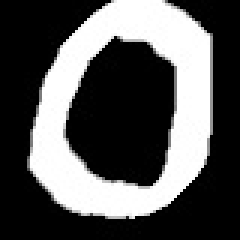
#> input picture Zero.jpg, 80 x 80 px (shown 3 times larger)
$ python MachineLearning50.py   (Python 2 division)   (older library calls are emulated)
#> lines starting #> are read from the running program, lines starting #| are printed output that depends on the picture
#Use of Support Vector Machine (SVM) Algortihm
#---------------------------------------------

#Standard scientific Python imports
import matplotlib.pyplot as plt

#Import datasets, classifiers and performance matrics
from sklearn import datasets, svm

#The digit dataset
digits=datasets.load_digits()
print 'digits:',digits.keys()
print 'digits.target---:',digits.target

images_and_labels=list(zip(digits.images,digits.target))
print 'len(images_and labels)',len(images_and_labels)

for index, (image, label) in enumerate(images_and_labels[:5]):
    print 'index:',index,'image:\n',image,'label:',label
    plt.subplot(2,5,index+1) #position numbering starts from 1
    plt.axis('on')
    plt.imshow(image,cmap=plt.cm.gray_r,interpolation='nearest')
    plt.title('Training:%i'%label)

#To apply a classifier an this data, we need to flatten the image, to turn the data in a (samples,feature)matrix:
n_samples=len(digits.images) #n_sample=1797(by default)
print 'n_samples:',n_samples
imageData=digits.images.reshape((n_samples,-1))

print 'After Reshaped: len(data[0]):',len(imageData[0])

#Create a classifier: a support vector classifier
classifier=svm.SVC(gamma=0.001) #gamma is the learning rate.

#We learn the digits on the first half of the digits
classifier.fit(imageData[ :n_samples//2],digits.target[ :n_samples//2])

#Nw predict the value of the digit on the second half:
expected=digits.target[n_samples//2: ]
predicted=classifier.predict(imageData[n_samples//2: ])

images_and_predictions=list(zip(digits.images[n_samples//2: ],predicted))
for index,(image,prediction) in enumerate(images_and_predictions[:5]):
    plt.subplot(2,5,index+6)
    plt.axis('off')
    plt.imshow(image,cmap=plt.cm.gray_r,interpolation='nearest')
    plt.title('Prediction:%i'%prediction)
print '\n---------------------------------------------------'
print 'Original Values:',digits.target[n_samples//2:(n_samples//2)+5]
print '---------------------------------------------------\n'

#Install Pillow :ibrary
from scipy.misc import imread,imresize,bytescale
img=imread('Zero.jpg')
#> img is the input picture: shape (80, 80, 3); min 0, max 255, mean 86.5
img=imresize(img,(8,8))
img=img.astype(digits.images.dtype)

img=bytescale(img,high=16.0,low=0)

print 'img:',img
#> (printed output is left out)
x_testData=[]

for c in img:
    for r in c:
        x_testData.append(sum(r)/3.0) #Since every pixel of image has 3 items(RGB). This is converted to grey scale.
#> this loop made 8 passes
#> after the loop, x_testData = 64 values, max 16 at index 4, min 0 at index 0, mean 5.67
print 'x_testData:',x_testData
#> (printed output is left out)

x_testData=[x_testData]
print 'len(x_testData):',len(x_testData)
#| len(x_testData): 1

print 'MachineOutput:',classifier.predict(x_testData)
#| MachineOutput: [0]
plt.show()
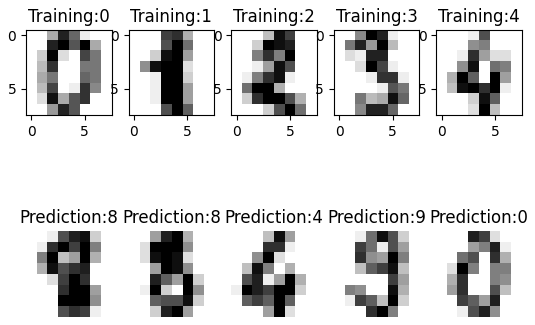
#> figure drawn by matplotlib, 10 panels
